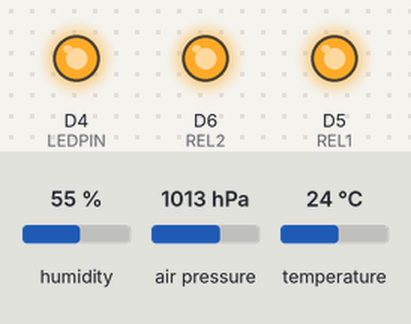
Bench run of a sketch on a simulated ESP8266 (NodeMCU). Shown: output pins drawn as LEDs (lit = HIGH). Wiring (inferred from the names in the program): DHT11 sensor: data D3. The test bench sets the inputs (shaded band); at power-on: humidity 55 %, air pressure 1013 hPa, temperature 24 °C. WiFi joins after 1.5 s; servers stay silent unless stated; what the sketch prints to the serial monitor is not drawn.

Above: at 0.1 s.
At 1.6 s:
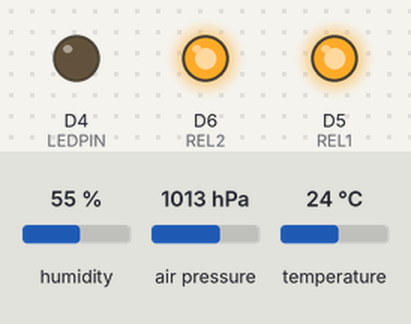
Timing chart, 0 to 3.1 s (numbered marks = the images above):
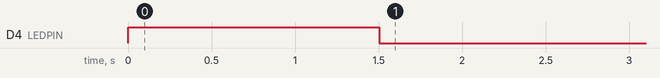

The sketch:

nodeMCU_DHT_BMP.ino
```cpp
#include <ESP8266WiFi.h>
#include <WiFiClient.h>
#include <ESP8266WebServer.h>
#include <DHT.h>
#include <Adafruit_BMP085.h>

#define LED_BUILTIN D4
#define D0 16
#define D1 5 // I2C Bus SCL (clock)
#define D2 4 // I2C Bus SDA (data)
#define D3 0
#define D4 2 // Same as "LED_BUILTIN", but inverted logic
#define D5 14 // SPI Bus SCK (clock)
#define D6 12 // SPI Bus MISO
#define D7 13 // SPI Bus MOSI
#define D8 15 // SPI Bus SS (CS)
#define D9 3 // RX0 (Serial console)
#define D10 1 // TX0 (Serial console)

#define ssid      "ssid"       // WiFi SSID
#define password  "pass"  // WiFi password
#define DHTTYPE   DHT22       // DHT type (DHT11, DHT22)
#define DHTPIN    D3          // Broche du DHT / DHT Pin
#define LEDPIN    LED_BUILTIN          // Led
#define REL1      D5            //relay 1
#define REL2      D6            //relay 2

float   t_dht = 0 ; //DHT temperature
float   h_dht = 0 ; //DHT humidity
float   p_bmp = 0;  //BMP pressure
float   t_bmp = 0;  //BMP temperature

int count = 0;
int ledState = LOW;

DHT dht(DHTPIN, DHTTYPE);
Adafruit_BMP085 bmp;


void setup() {
  // put your setup code here, to run once:
  Serial.println();
  Serial.println();
  Serial.begin ( 115200 );

  // Initialisation du BMP180 / Init BMP180
  if ( !bmp.begin() )
  {
    Serial.println(F("BMP180 NOK!"));
    while(1);
  }
  else Serial.println(F("BMP180 OK"));

  dht.begin();
  Serial.println(F("DHT init"));

  pinMode(LEDPIN, OUTPUT);
  pinMode(REL1, OUTPUT);
  pinMode(REL2, OUTPUT);
  digitalWrite(REL1, HIGH);
  digitalWrite(REL2, HIGH);

  WiFi.mode(WIFI_STA);
  WiFi.begin ( ssid, password );
  // Attente de la connexion au réseau WiFi / Wait for connection
  while ( WiFi.status() != WL_CONNECTED )
  {
    digitalWrite(LEDPIN, HIGH);
    delay ( 500 );
    digitalWrite(LEDPIN, LOW);
    Serial.print ( "." );
  }
  // Connexion WiFi établie / WiFi connexion is OK
  Serial.println ( F("") );
  Serial.print ( F("Connected to ") ); Serial.println ( ssid );
  Serial.print ( F("IP address: ") ); Serial.println ( WiFi.localIP() );
}

void loop() {

  // DHT readings
  t_dht = dht.readTemperature();
  h_dht = dht.readHumidity();
  // BMP readings
  p_bmp = bmp.readPressure();
  p_bmp /= 100; //scale to hPa
  t_bmp = bmp.readTemperature();

   if(isnan(h_dht)) Serial.print(F("DHT.Humidity: fail, "));
  else
  {
    Serial.print(F("DHT.Humidity: ")); Serial.print(h_dht); Serial.print(F(", "));
  }

  if(isnan(t_dht)) Serial.print(F("DHT.Temperature: fail, "));
  else
  {
    Serial.print(F("DHT.Temperature: ")); Serial.print(t_dht); Serial.print(F(", "));
  }

  if(isnan(t_bmp)) Serial.print(F("BMP.Temperature: fail, "));
  else
  {
    Serial.print(F("BMP.Temperature: ")); Serial.print(t_bmp); Serial.print(F(", "));
  }

  if(isnan(p_bmp)) Serial.print(F("BMP.Pressure: fail, "));
  else
  {
    Serial.print(F("BMP.Pressure: ")); Serial.print(p_bmp); Serial.print(F(", "));
  }

  Serial.println();

//  if (count == 0)
//  {
//    digitalWrite(REL1, LOW);
//    digitalWrite(REL2, LOW);
//    Serial.println(F("0, REL1: 0, REL2: 0"));
//    count ++;
//  }
//  else if (count == 1)
//  {
//    digitalWrite(REL1, HIGH);
//    digitalWrite(REL2, LOW);
//    Serial.println(F("1, REL1: 1, REL2: 0"));
//    count ++;
//  }
//  else if (count == 2)
//  {
//    digitalWrite(REL1, LOW);
//    digitalWrite(REL2, HIGH);
//    Serial.println(F("2, REL1: 0, REL2: 1"));
//    count ++;
//  }
//  else if (count == 3)
//  {
//    digitalWrite(REL1, HIGH);
//    digitalWrite(REL2, HIGH);
//    Serial.println(F("3, REL1: 1, REL2: 1"));
//    count ++;
//  }
//  else
//  {
//    count = 0;
//    Serial.println();
//  }
  delay(5000);
}
```
